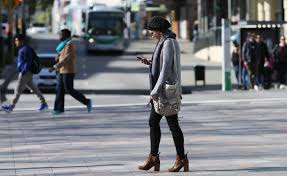
#> input picture download.jpg, 287 x 176 px
$ python ped_detect_still.py
#> lines starting #> are read from the running program, lines starting #| are printed output that depends on the picture; after the words box and inside, x2 and y2 are one past the last pixel; in counts of white or black regions, pixels touching at a corner belong together
import cv2
from imutils.object_detection import non_max_suppression
from imutils import paths
import imutils
import numpy as np

#pedestrian detection still image
image = cv2.imread("download.jpg")
#> image is the input picture: shape (176, 287, 3); mean B, G, R 124.8, 119.9, 117.5

#creating the hog descriptor
hog = cv2.HOGDescriptor()
hog.setSVMDetector(cv2.HOGDescriptor_getDefaultPeopleDetector())

#preprocessing the image
image = imutils.resize(image, width=min(400, image.shape[1]))

#detection
(rects, weights) = hog.detectMultiScale(image, winStride=(4, 4),padding=(8, 8), scale=1.05)
#> rects = [[35, 9, 65, 130], [126, 8, 81, 162]]; weights = [1.22, 0.675]

#applying non-max-suppression
rects = np.array([[x, y, x + w, y + h] for (x, y, w, h) in rects])
#> rects = [[35, 9, 100, 139], [126, 8, 207, 170]]
pick = non_max_suppression(rects, probs=None, overlapThresh=0.65)
#> pick = [[126, 8, 207, 170], [35, 9, 100, 139]]

#creating the non max suppression rectangles
for (xA, yA, xB, yB) in pick:
	cv2.rectangle(image, (xA, yA), (xB, yB), (0, 255, 0), 2)
#> this loop made 2 passes
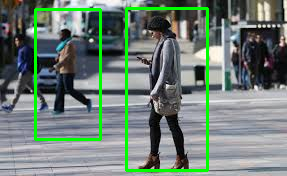
#> image: shape (176, 287, 3); 5.19% of pixels changed, all inside (x1, y1, x2, y2) = (34, 7, 209, 172)

#displaying image
cv2.imshow("Detected pedestrians !", image)
cv2.waitKey(0)
